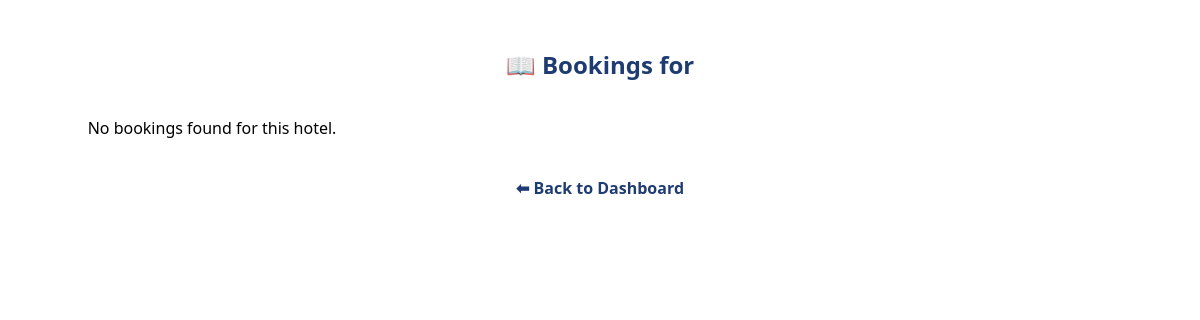
/hotel/dashboard/bookings/ (signed in), run on an earlier commit of the app's database.
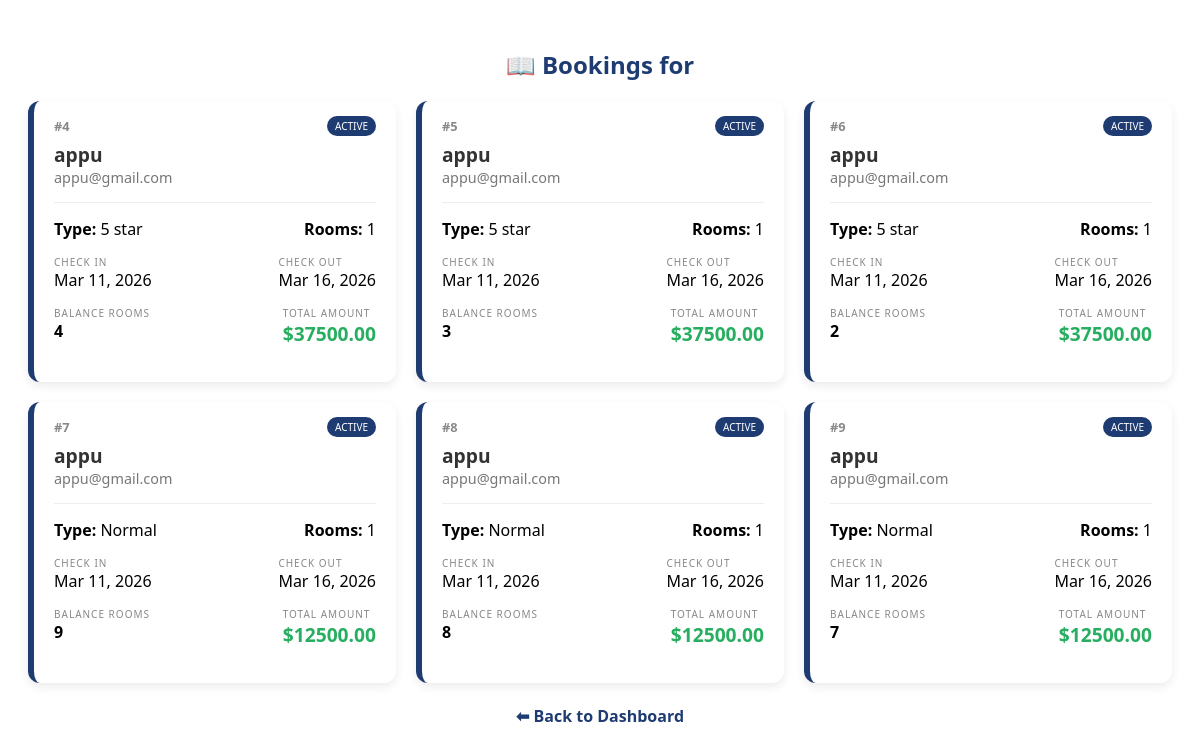
And on a later commit of the database.
### stayhub/models.py (models this page shows, shortened)
class Hotelbooking(models.Model):
    ROOM_CHOICES = (
        ('Normal', 'Normal'),
        ('2 star', '2 star'),
        ('5 star', '5 star'),
        ('delux', 'delux'),
    )
    user = models.ForeignKey(User, on_delete=models.CASCADE, related_name='bookings')
    hotel=models.ForeignKey(Hotel,on_delete=models.CASCADE,default=1)
    rooms=models.ForeignKey(Room,on_delete=models.CASCADE,default=1)
    assigned_room = models.ForeignKey(RoomNumber, on_delete=models.SET_NULL, null=True)
    room_type=models.CharField(max_length=100, choices=ROOM_CHOICES , default='Normal')
    name =models.CharField(max_length=100)
    email = models.EmailField()
    count = models.IntegerField()
    check_in = models.DateField()
    check_out = models.DateField()
    is_available =models.BooleanField(default=True)
    balance_rooms=models.IntegerField(default=0)
    total_amount=models.DecimalField (max_digits=10,decimal_places=2,default=0)

### stayhub/views.py (the view)
# urls.py: path('hotel/dashboard/bookings/',hotel_bookings_dashboard, name='hotel_bookings_dashboard'),
def hotel_bookings_dashboard(request):
    hotel_id = request.session.get('hotel_id')
    if not hotel_id:
        return redirect('hotels_login')
    bookings = Hotelbooking.objects.filter(hotel_id=hotel_id)
    return render(request, 'hotel_booking_dashboard.html', {
        'bookings': bookings
    })

### templates/hotel_booking_dashboard.html (shortened to what this page needs)
<div class="container" style="padding: 20px; font-family: 'Segoe UI', sans-serif;">
    <h2 style="text-align: center; color: #1e3c72;">📖 Bookings for {{ hotel.name }}</h2>
    <div class="booking-grid">
        {% now "Y-m-d" as today_str %}
        {% for booking in bookings %}
        <div class="booking-card {% if booking.check_out|date:'Y-m-d' < today_str %}expired{% endif %}">
            <div class="card-header">
                <span class="booking-id">#{{ booking.id }}</span>
                <span class="status-badge">
                    {% if booking.check_out|date:'Y-m-d' < today_str %}
                        Completed
                    {% else %}
                        Active
                    {% endif %}
                </span>
            </div>
            <div class="card-body">
                <div class="guest-name">{{ booking.name }}</div>
                <div class="guest-email">{{ booking.email }}</div>
                <hr>
                <div class="details-row">
                    <span><strong>Type:</strong> {{ booking.room_type }}</span>
                    <span><strong>Rooms:</strong> {{ booking.count }}</span>
                </div>
                <div class="date-row">
                    <div class="date-box">
                        <small>Check In</small>
                        <div>{{ booking.check_in|date:"M d, Y" }}</div>
                    </div>
                    <div class="date-box">
                        <small>Check Out</small>
                        <div>{{ booking.check_out|date:"M d, Y" }}</div>
                    </div>
                </div>
                <div class="financial-row">
                    <div>
                        <small>Balance Rooms</small>
                        <div class="val">{{ booking.balance_rooms }}</div>
                    </div>
                    <div>
                        <small>Total Amount</small>
                        <div class="val" style="color: #27ae60; font-size: 1.2rem;">${{ booking.total_amount }}</div>
                    </div>
                </div>
            </div>
        </div>
        {% empty %}
        <p style="text-align: center; width: 100%;">No bookings found for this hotel.</p>
        {% endfor %}
    </div>
    <br>
    <div style="text-align: center;">
        <a href="{% url 'hotel_dashboard' %}" style="text-decoration: none; color: #1e3c72; font-weight: bold;">
            ⬅ Back to Dashboard
        </a>
    </div>
</div>

### templates/hotel_booking_dashboard.html (style rules this page uses)
.booking-grid { display: grid; grid-template-columns: repeat(auto-fill, minmax(300px, 1fr)); gap: 20px; max-width: 1200px; margin: auto; }
.booking-card { background: white; border-radius: 12px; box-shadow: 0 4px 10px rgba(0,0,0,0.08); border-left: 6px solid #1e3c72; transition: 0.3s; }
.card-header { padding: 15px 20px 5px; display: flex; justify-content: space-between; align-items: center; }
.booking-id { font-size: 0.8rem; color: #888; font-weight: bold; }
.status-badge { background: #1e3c72; color: white; font-size: 10px; padding: 3px 8px; border-radius: 20px; text-transform: uppercase; }
.card-body { padding: 0 20px 20px; }
.guest-name { font-size: 1.2rem; font-weight: bold; color: #333; }
.guest-email { font-size: 0.9rem; color: #777; margin-bottom: 10px; }
.details-row, .date-row, .financial-row { display: flex; justify-content: space-between; margin: 15px 0; }
.date-box small, .financial-row small { display: block; color: #888; text-transform: uppercase; font-size: 10px; letter-spacing: 1px; }
.val { font-weight: bold; }
hr { border: 0; border-top: 1px solid #eee; margin: 15px 0; }

What changed in the data, as far as the page shows it:
added Hotelbooking: id "4", shows "ACTIVE", name "appu", email "appu@gmail.com", room_type "5 star", count "1", check_in "Mar 11, 2026", check_out "Mar 16, 2026", balance_rooms "4", total_amount "37500.00"
added Hotelbooking: id "5", shows "ACTIVE", name "appu", email "appu@gmail.com", room_type "5 star", count "1", check_in "Mar 11, 2026", check_out "Mar 16, 2026", balance_rooms "3", total_amount "37500.00"
added Hotelbooking: id "6", shows "ACTIVE", name "appu", email "appu@gmail.com", room_type "5 star", count "1", check_in "Mar 11, 2026", check_out "Mar 16, 2026", balance_rooms "2", total_amount "37500.00"
added Hotelbooking: id "7", shows "ACTIVE", name "appu", email "appu@gmail.com", room_type "Normal", count "1", check_in "Mar 11, 2026", check_out "Mar 16, 2026", balance_rooms "9", total_amount "12500.00"
added Hotelbooking: id "8", shows "ACTIVE", name "appu", email "appu@gmail.com", room_type "Normal", count "1", check_in "Mar 11, 2026", check_out "Mar 16, 2026", balance_rooms "8", total_amount "12500.00"
added Hotelbooking: id "9", shows "ACTIVE", name "appu", email "appu@gmail.com", room_type "Normal", count "1", check_in "Mar 11, 2026", check_out "Mar 16, 2026", balance_rooms "7", total_amount "12500.00"
Also different on the page:
text no longer shown: "No bookings found for this hotel."
